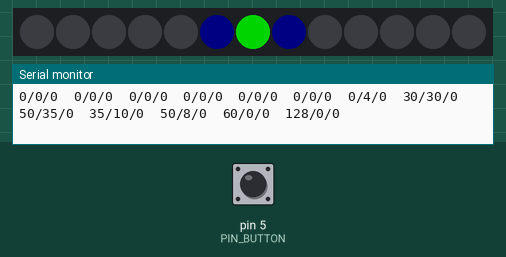
Recording of a sketch running on a simulated Arduino Uno, built with avr-gcc and run on an emulated ATmega328P. Shown: 13 RGB LEDs in strip order, left to right, the last lines printed to the serial monitor. The test bench sets the inputs (shaded band); at power-on: pin 5 (PIN_BUTTON) HIGH. Dim RGB values are drawn brighter than linear.

Above: at 2.3 s.
2.4 s: pin 5 (PIN_BUTTON) pulled LOW for 0.15 s
At 3.7 s:
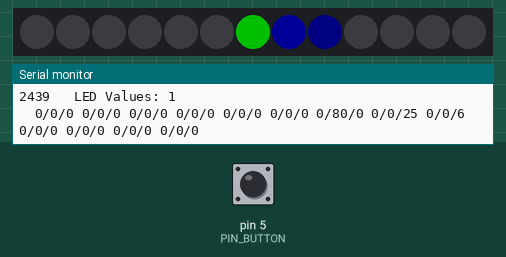
4.0 s: pin 5 (PIN_BUTTON) pulled LOW for 1 s
At 5.3 s:
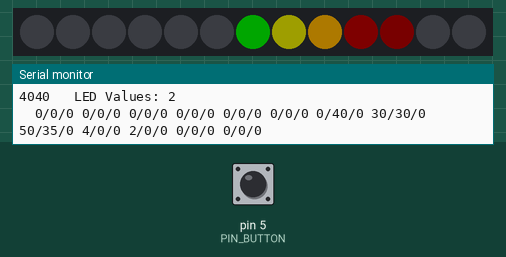
6.5 s: pin 5 (PIN_BUTTON) pulled LOW for 0.15 s
8.1 s: pin 5 (PIN_BUTTON) pulled LOW for 1 s
At 8.5 s:
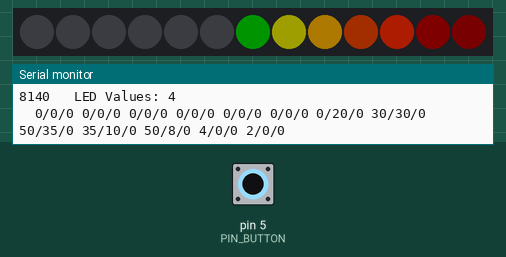
Timing chart, 0 to 11.1 s (numbered marks = the images above; inputs shaded):
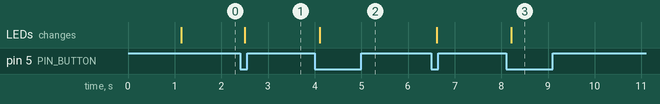

Measured:
- after the input at 2.4 s, the LEDs: change after 0.11 s (image 1)
- after the input at 4.0 s, the LEDs: change after 0.11 s (image 2)
- after the input at 8.1 s, the LEDs: change after 0.11 s (image 3)

The sketch:

BadInclinesLEDS_COLOR_MOD.ino
```cpp
/*
  VERSION 4
  тестовая программа для вывода иммитируемых уровней наклона
  на светодионую ленту с управляемыми светодиодами
  сначала выводится «0», потом с каждым нажатием растущий «уклон» влево,
  потом снова «0» и растущий уклон вправо.
  Затем всё сначала.
*/

#include <FastLED.h>

// Дебагирование: раскомментить для использования 1 строчку:
#define DEBUG_ENABLE
#ifdef DEBUG_ENABLE
#define DEBUG(x) Serial.print(String(millis())+" "+x)
#define DEBUGln(x) Serial.println(String(millis())+" "+x)
#else
#define DEBUG(x)
#define DEBUGln(x)
#endif

//==== MILLIS TIMER MACRO ====
// performs the {subsequent} code once and then again after each x ms
#define EVERY_MS(x) \
  static uint32_t tmr;\
  bool flg = millis() - tmr >= (x);\
  if (flg) tmr = millis();\
  if (flg)
//===========================


// How many leds in your strip?
#define NUM_LEDS 13

// For led chips like WS2812, which have a data line, ground, and power, you just
// need to define PIN_LEDS.
#define PIN_LEDS 7
#define PIN_BUTTON 5 //Test Button PIN
#define NUM_MODS 13  //Количество вариантов свечения ленты

// Здесь задаются вручную паттерны для уклонов влево.
// Паттерны для уклонов вправо получатся симметрично
CRGB leds [NUM_LEDS];
CRGB mods[NUM_MODS][NUM_LEDS] =
{
  {0x800000, 0x3c0000, 0x320800, 0x230a00, 0x322300, 0x1e1e00, 0x000400,        0, 0, 0, 0, 0, 0},  //L6
  {0x060000, 0x3c0000, 0x320800, 0x230a00, 0x322300, 0x1e1e00, 0x000a00,        0, 0, 0, 0, 0, 0},  //L5
  {0x020000, 0x040000, 0x320800, 0x230a00, 0x322300, 0x1e1e00, 0x001400,        0, 0, 0, 0, 0, 0},
  {0,        0x020000, 0x040000, 0x230a00, 0x322300, 0x1e1e00, 0x001e00,        0, 0, 0, 0, 0, 0},
  {0,        0,        0x020000, 0x040000, 0x322300, 0x1e1e00, 0x002800,        0, 0, 0, 0, 0, 0},
  {0,        0,        0,        0,        0x000006, 0x000019, 0x005000,        0, 0, 0, 0, 0, 0},  //L1
  {0,        0,        0,        0,        0,        0x000006, 0x008000, 0x000006, 0, 0, 0, 0, 0}   //!LEVEL!
};


int curMod;
int prevMode;
int prevButtonState;
int curButtonState;

void setup() { //===========  SETUP =============

  // initialize serial port to output the debug information (if necessary)
#ifdef DEBUG_ENABLE
  Serial.begin(9600);
  while (!Serial);
  DEBUGln(F("===========  SETUP ============="));
#endif

  pinMode(PIN_BUTTON, INPUT_PULLUP);
  pinMode(PIN_LEDS, OUTPUT);
  curButtonState = digitalRead(PIN_BUTTON);
  prevButtonState = curButtonState;
  curMod = NUM_MODS / 2;  //в надежде, что это будет = 6, то есть «LEVEL» и с него мы начнём тест
  prevMode = curMod;

  initLEDS();
  copyMod(curMod);
  FastLED.addLeds<WS2812B, PIN_LEDS, GRB>(leds, NUM_LEDS);
  FastLED.show();
}

void loop() {  //===========  LOOP =============
  EVERY_MS(100) {
    processButton();
    processLEDS();
  }

}              //=========== /LOOP =============

void initLEDS() { //Симетрично инициализируем значения массива ледов для отклонения вправо
  for (byte i = 0; i < NUM_MODS / 2; i++) {
    for (byte j = 0; j < NUM_LEDS; j++) {
      mods[NUM_MODS - i - 1][NUM_LEDS - j - 1] = mods[i][j];
    }
  }

#ifdef DEBUG_ENABLE
  for (byte i = 0; i < NUM_MODS; i++) {
    for (byte j = 0; j < NUM_LEDS; j++) {
      for (byte k = 0; k < 2; k++) {
        Serial.print(String(mods[i][j][k]) + ("/")); //значения R и G единичных ледов
      }
      Serial.print(String(mods[i][j][2])); //значениe Blue единичного леда
      Serial.print(("\t")); //значения массивов
    }
    Serial.println();   //перевод строки
  }
#endif

} /////initLEDS()

void processButton()
{
  curButtonState = digitalRead(PIN_BUTTON); //читаем значение кнопки: 1 = ненажата, 0 = нажата
  if (curButtonState < prevButtonState)   //то есть, только в случае нажатия
  {
    curMod = (curMod + 1) % NUM_MODS;  //по кругу увеличивает на 1: 0,1,2...11,12,0,1...
    copyMod(curMod);
    DEBUGln(F("Switch to mode: ") + (curMod - (NUM_MODS / 2)));
    DEBUGln(F("\tLED Values: ") + (curMod - (NUM_MODS / 2)));
#ifdef DEBUG_ENABLE
    Serial.print("\t");   //перевод строки
    for (byte j = 0; j < NUM_LEDS; j++) {
      for (byte k = 0; k < 2; k++) {
        Serial.print(String(mods[curMod][j][k]) + ("/")); //значения единичных ледов
      }
      Serial.print(String(mods[curMod][j][2])); //значения «B» единичных ледов
      Serial.print((" ")); //значения массивов
    }
    Serial.println();   //перевод строки
#endif
  }
  prevButtonState = curButtonState; //запоминаем значение кнопки

}  //////processButton()

void copyMod(byte mod) {
  for (byte i = 0; i < NUM_MODS; i++) {
    leds[i] = mods[mod][i];
  }

} /////copyMod(byte mod)


void processLEDS()  {
  if (curMod != prevMode) //то есть, была нажата кнопка
  {
    FastLED.show();
  }
  prevMode = curMod;

}  /////processLEDS()

//LED_FULL_BRIGHTNESS
//  {0xff0000, 0x780000, 0x641000, 0x461400, 0x644600, 0x3c3c00, 0x000600,        0, 0, 0, 0, 0, 0},  //L6
//  {0x0a0000, 0x780000, 0x641000, 0x461400, 0x644600, 0x3c3c00, 0x000a00,        0, 0, 0, 0, 0, 0},  //L5
//  {0x040000, 0x080000, 0x641000, 0x461400, 0x644600, 0x3c3c00, 0x001400,        0, 0, 0, 0, 0, 0},
//  {0,        0x040000, 0x080000, 0x461400, 0x644600, 0x3c3c00, 0x002800,        0, 0, 0, 0, 0, 0},
//  {0,        0,        0x040000, 0x080000, 0x644600, 0x3c3c00, 0x003c00,        0, 0, 0, 0, 0, 0},
//  {0,        0,        0,        0,        0x00000c, 0x000032, 0x00c800,        0, 0, 0, 0, 0, 0},  //L1
//  {0,        0,        0,        0,        0,        0x00000c, 0x00ff00, 0x00000c, 0, 0, 0, 0, 0}   //!LEVEL!
//
//LED_HALF_BRIGHTNESS
//  {0x800000, 0x3c0000, 0x320800, 0x230a00, 0x322300, 0x1e1e00, 0x000400,        0, 0, 0, 0, 0, 0},  //L6
//  {0x060000, 0x3c0000, 0x320800, 0x230a00, 0x322300, 0x1e1e00, 0x000a00,        0, 0, 0, 0, 0, 0},  //L5
//  {0x020000, 0x040000, 0x320800, 0x230a00, 0x322300, 0x1e1e00, 0x001400,        0, 0, 0, 0, 0, 0},
//  {0,        0x020000, 0x040000, 0x230a00, 0x322300, 0x1e1e00, 0x001e00,        0, 0, 0, 0, 0, 0},
//  {0,        0,        0x020000, 0x040000, 0x322300, 0x1e1e00, 0x002800,        0, 0, 0, 0, 0, 0},
//  {0,        0,        0,        0,        0x000006, 0x000019, 0x005000,        0, 0, 0, 0, 0, 0},  //L1
//  {0,        0,        0,        0,        0,        0x000006, 0x008000, 0x000006, 0, 0, 0, 0, 0}   //!LEVEL!
//
//LED_MINIMUM
//  {0x200000, 0x0f0000, 0x0c0200, 0x090300, 0x0c0900, 0x070700, 0x000100,        0, 0, 0, 0, 0, 0},  //L6
//  {0x010000, 0x0f0000, 0x0c0200, 0x090300, 0x0c0900, 0x070700, 0x000200,        0, 0, 0, 0, 0, 0},  //L5
//  {0x000000, 0x010000, 0x0c0200, 0x090300, 0x0c0900, 0x070700, 0x000500,        0, 0, 0, 0, 0, 0},
//  {0,        0x000000, 0x010000, 0x090300, 0x0c0900, 0x070700, 0x000800,        0, 0, 0, 0, 0, 0},
//  {0,        0,        0x000000, 0x010000, 0x0c0900, 0x070700, 0x000a00,        0, 0, 0, 0, 0, 0},
//  {0,        0,        0,        0,        0x000001, 0x000006, 0x001400,        0, 0, 0, 0, 0, 0},  //L1
//  {0,        0,        0,        0,        0,        0x000001, 0x001a00, 0x000001, 0, 0, 0, 0, 0}   //!LEVEL!
```
